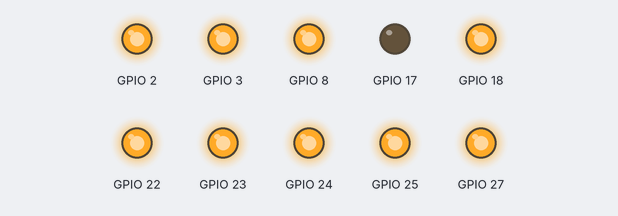
Simulated run of this program. Board: Raspberry Pi (BCM pin numbers). Parts: output pins drawn as LEDs (lit = HIGH). What the program prints to the terminal is not drawn.

Above: at 0.1 s.
At 3.1 s:
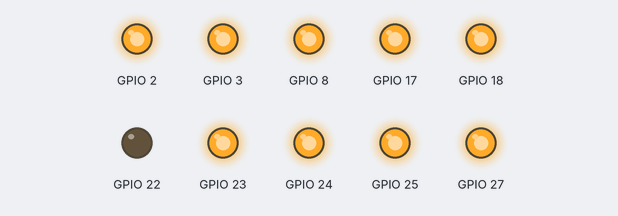
At 7.1 s:
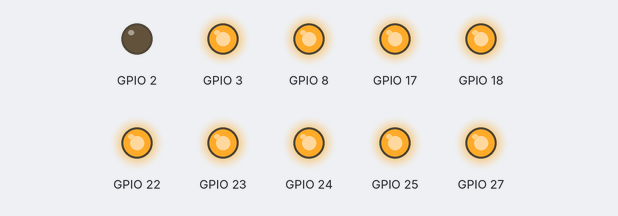
At 14.1 s:
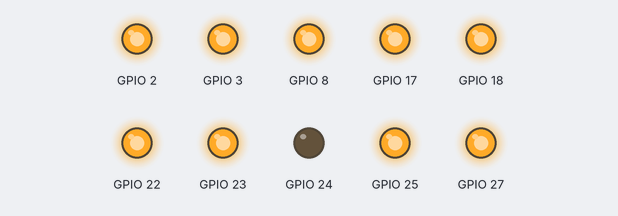
At 21.1 s:
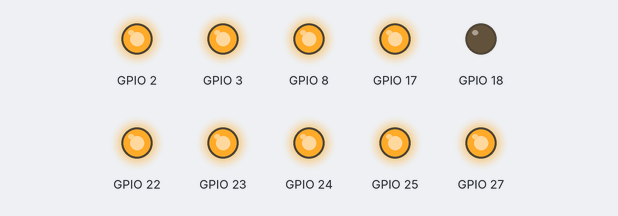
At 29.1 s:
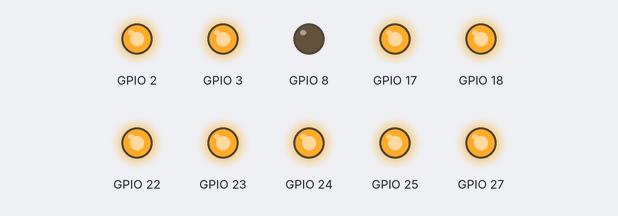
Timing chart, 0 to 40.0 s (numbered marks = the images above):
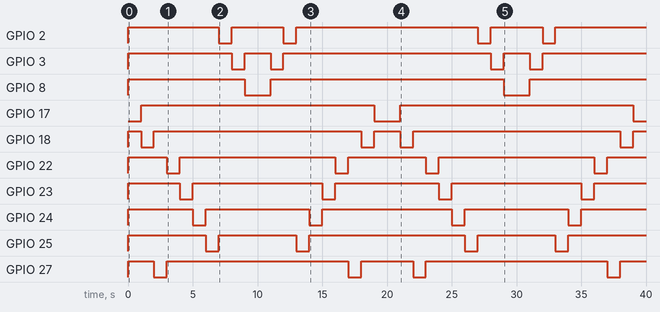

Measured:
- by itself, GPIO 2: HIGH → LOW at 7.0 s, → HIGH 1.0 s later, → LOW 4.0 s later, → HIGH 1.0 s later, … (8 changes in this stretch)
- by itself, GPIO 3: HIGH → LOW at 8.0 s, → HIGH 1.0 s later, → LOW 2.0 s later, → HIGH 1.0 s later, … (8 changes in this stretch)
- by itself, GPIO 8, GPIO 17: alternates HIGH for 18.0 s and LOW for 2.0 s
- by itself, GPIO 18: HIGH → LOW at 1.0 s, → HIGH 1.0 s later, → LOW 16.0 s later, → HIGH 1.0 s later, … (8 changes in this stretch)
- by itself, GPIO 22: HIGH → LOW at 3.0 s, → HIGH 1.0 s later, → LOW 12.0 s later, → HIGH 1.0 s later, … (8 changes in this stretch)
- by itself, GPIO 23: HIGH → LOW at 4.0 s, → HIGH 1.0 s later, → LOW 10.0 s later, → HIGH 1.0 s later, … (8 changes in this stretch)
- by itself, GPIO 24: HIGH → LOW at 5.0 s, → HIGH 1.0 s later, → LOW 8.0 s later, → HIGH 1.0 s later, … (8 changes in this stretch)
- by itself, GPIO 25: HIGH → LOW at 6.0 s, → HIGH 1.0 s later, → LOW 6.0 s later, → HIGH 1.0 s later, … (8 changes in this stretch)

The program:

LightWater3.py
```python
# Filename: LightWater3.py
# Project: Freenove kit using pigpio C and Python library
# Description: use LED-bar
# Author: JudaV
# date: october 2024

import pigpio
import time


pins = [17, 18, 27, 22, 23, 24, 25, 2, 3, 8]
pi1 = pigpio.pi()  # Initialise Pi connection and access to the local Pi's GPIO


def setup():
    for _ in pins:
        pi1.write(_, 1)


def loop():
    while True:
        for pin in pins:  # make led(on) move from left to right
            pi1.write(pin, 0)
            time.sleep(1)
            pi1.write(pin, 1)
        for pin in pins[::-1]:  # make led(on) move from right to left
            pi1.write(pin, 0)
            time.sleep(1)
            pi1.write(pin, 1)


def destroy():
    pi1.stop()  # Release all GPIO
    print("program terminated\n")


if __name__ == "__main__":  # Program entrance
    print("Program is starting...")
    setup()
    try:
        loop()
    except KeyboardInterrupt:  # Press ctrl-c to end the program.
        destroy()
```
